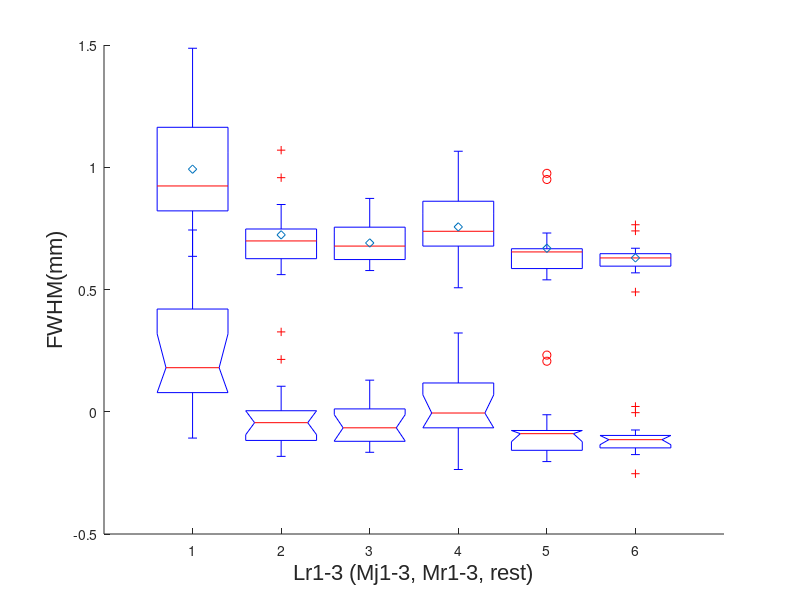
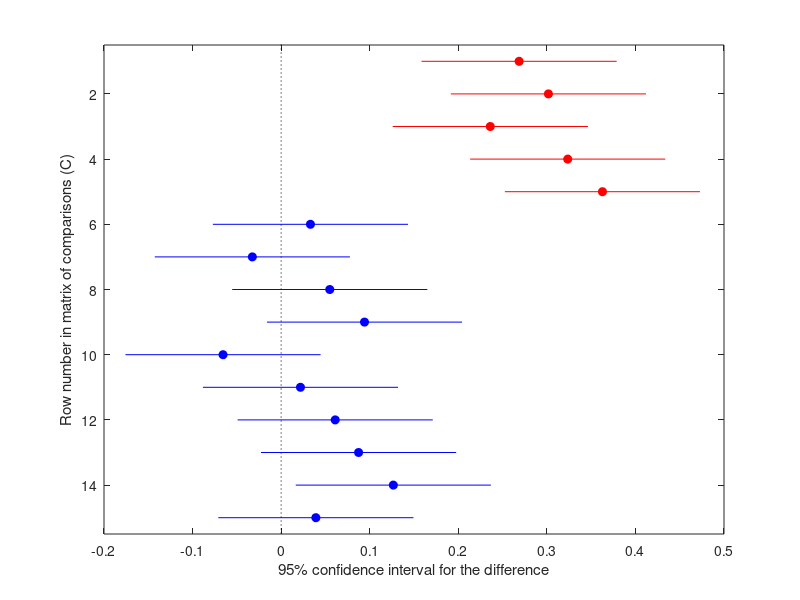

MATLAB code for these plots, in order: (Note: this script raises an error after producing the figures.)
clear all;
close all;
warning off;
clc
    load area1PSF_R
    digitT = area1T_R;
    digitB = area1B_R;
    digitL = area1L_R;
    
    %% Resting data (FWHM major minor axis)
    figure;
    X = [digitT(:, 1) digitB(:, 1) digitL(:, 1) digitT(:, 2) digitB(:, 2) digitL(:, 2)]; hold on
    boxplot(X), hold on;
    xlabel('Lr1-3 (Mj1-3, Mr1-3, rest)', 'fontname', 'arial', 'fontsize', 16);
    ylabel('FWHM(mm)', 'fontname', 'arial', 'fontsize', 16);
    plot(1:6, mean(X), 'd'), hold on;
    [p, tbl, stats] = anova1(X);
    anovaTest_results(multcompare(stats));
    %manWhitneyTest(X);

    figure;
    %% Resting data Axis ratio
    X = [digitT(:, 3) digitB(:, 3) digitL(:, 3)]; hold on
    boxplot(X), hold on;
    xlabel('Layer 1-3(rest)', 'fontname', 'arial', 'fontsize', 16);
    ylabel('Axis ratio', 'fontname', 'arial', 'fontsize', 16);
    plot(1:3, mean(X), 'd'), hold on;
    [p, tbl, stats] = anova1(X);
    anovaTest_results(multcompare(stats));
    %manWhitneyTest(X);
    
    figure;
    %% Resting data Area enclosed (layer
    X = [digitT(:, 4) digitB(:, 4) digitL(:, 4)]; hold on
    boxplot(X), hold on;
    xlabel('Layer 1-3(rest)', 'fontname', 'arial', 'fontsize', 16);
    ylabel('Area(mm2)', 'fontname', 'arial', 'fontsize', 16);
    plot(1:3, mean(X), 'd'), hold on;
    [p, tbl, stats] = anova1(X);
    anovaTest_results(multcompare(stats));
    
    
    
    
    
    
    
    
    
    
    
    
    
    
    
    
    
    
    
    
    
    
    
    
    
    
    
    
    
    
    
    
    